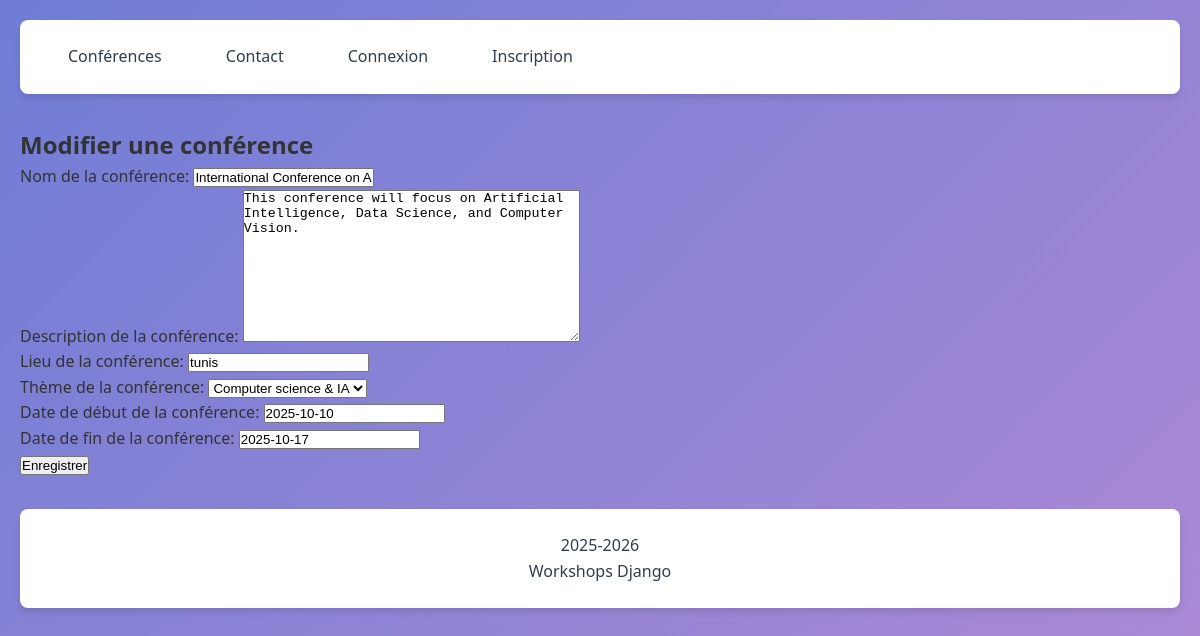
Page /conferences/1/edit/ on the committed database.
### ConferenceApp/models.py (models this page shows, shortened)
class Conference(models.Model):
    conference_id = models.AutoField(primary_key=True)
    name = models.CharField(max_length=255)
    description = models.TextField(validators=[
        MinLengthValidator(30, message="La description doit contenir au moins 30 caractères.")
    ])
    location = models.CharField(max_length=255)
    THEME = [
        ("CS&IA", "Computer science & IA"),
        ("CS", "Social science"),
        ("SE", "Science and eng")
    ]
    theme = models.CharField(max_length=255, choices=THEME)
    start_date = models.DateField()
    end_date = models.DateField()
    created_at = models.DateTimeField(auto_now_add=True)
    update_at = models.DateTimeField(auto_now=True)

### ConferenceApp/views.py (the view)
# urls.py: path("<int:pk>/edit/", ConferenceUpdate.as_view(), name="Conference_edit"),
class ConferenceUpdate(UpdateView):
    model = Conference
    template_name = 'conference/conference_form.html'
    form_class = ConferenceForm
    success_url = reverse_lazy('Conferences_list')

### ConferenceApp/forms.py
class ConferenceForm(forms.ModelForm):
    class Meta:
        model = Conference
        fields = ['name', 'description', 'location', 'theme', 'start_date', 'end_date']
        labels = {
            'name': 'Nom de la conférence',
            'description': 'Description de la conférence',
            'location': 'Lieu de la conférence',
            'theme': 'Thème de la conférence',
            'start_date': 'Date de début de la conférence',
            'end_date': 'Date de fin de la conférence',
        }
        widgets = {
            'name': forms.TextInput(attrs={'placeholder': 'Nom de la conférence'}),
            'description': forms.Textarea(attrs={'placeholder': 'Description de la conférence'}),
            'location': forms.TextInput(attrs={'placeholder': 'Lieu de la conférence'}),
            'theme': forms.Select(attrs={'placeholder': 'Thème de la conférence'}),
            'start_date': forms.DateInput(attrs={'placeholder': 'Date de début'}),
            'end_date': forms.DateInput(attrs={'placeholder': 'Date de fin'}),
        }

### GestionConference/Templates/conference/conference_form.html (shortened to what this page needs)
{% extends "base.html" %}
{% block content %}
{% if view.object.pk %}
<h2>Modifier une conférence</h2>
{% else %}
<h2>Ajouter une conférence</h2>
{% endif %}
<form method="post" action="">
    {{ form.as_p }}
    <button type="submit" >Enregistrer</button>
</form>
{% endblock %}

### GestionConference/Templates/base.html (style rules this page uses)
:root { --primary-color: #c3e0f4; --secondary-color: #2c3e50; --accent-color: #e74c3c; --light-color: #ecf0f1; --success-color: #2ecc71; --text-color: #333; --border-radius: 8px; --box-shadow: 0 4px 6px rgba(0, 0, 0, 0.1); --transition: all 0.3s ease; }
* { margin: 0; padding: 0; box-sizing: border-box; }
body { font-family: 'Segoe UI', Tahoma, Geneva, Verdana, sans-serif; line-height: 1.6; color: var(--text-color); background: linear-gradient(135deg, #6f7dd6 0%, #b08ad5 100%); min-height: 100vh; padding: 20px; display: flex; flex-direction: column; min-height: 100vh; }

### rows in the picture
Conference: name "International Conference on AI", description "This conference will focus on Artificial Intelligence, Data Science, and Computer Vision.", location "tunis", theme "Computer science & IA", start_date "2025-10-10", end_date "2025-10-17"
